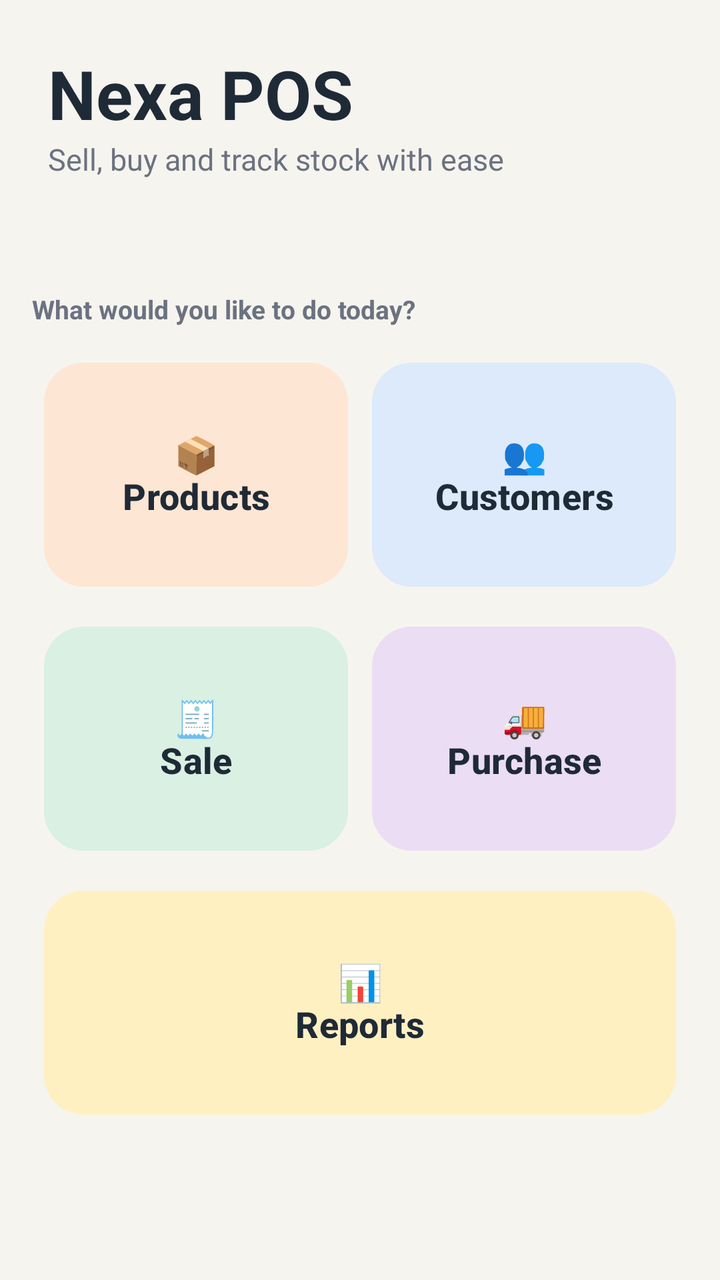
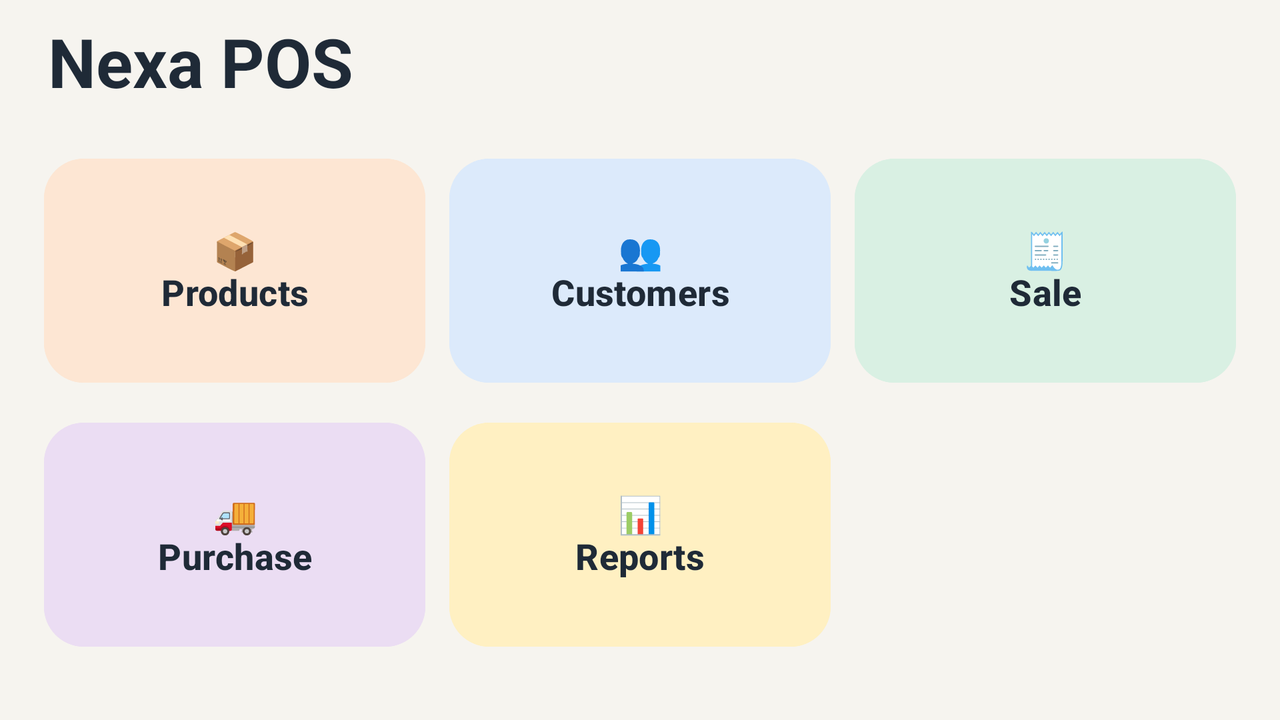

First picture: res/layout/ on a phone held upright. Second picture: the repository's own variant of that layout, on a device whose configuration matches the variant's folder. Source for both follows.
<!-- AndroidManifest.xml: application theme Theme.NexaPos -->
<!-- res/layout/activity_main.xml -->
<?xml version="1.0" encoding="utf-8"?>
<LinearLayout xmlns:android="http://schemas.android.com/apk/res/android"
    android:id="@+id/main"
    android:layout_width="match_parent"
    android:layout_height="match_parent"
    android:background="@color/nexa_bg"
    android:fitsSystemWindows="true"
    android:orientation="vertical">

    <LinearLayout
        android:layout_width="match_parent"
        android:layout_height="wrap_content"
        android:orientation="vertical"
        android:padding="@dimen/space_l">

        <TextView
            style="@style/NexaTitle"
            android:layout_width="wrap_content"
            android:layout_height="wrap_content"
            android:text="@string/app_name" />

        <TextView
            style="@style/NexaSubtitle"
            android:layout_width="wrap_content"
            android:layout_height="wrap_content"
            android:text="@string/tagline" />
    </LinearLayout>

    <ScrollView
        android:layout_width="match_parent"
        android:layout_height="match_parent">

        <LinearLayout
            android:layout_width="match_parent"
            android:layout_height="wrap_content"
            android:orientation="vertical"
            android:padding="@dimen/space_m">

            <TextView
                style="@style/NexaLabel"
                android:layout_width="wrap_content"
                android:layout_height="wrap_content"
                android:text="@string/dashboard_hint" />

            <GridLayout
                android:layout_width="match_parent"
                android:layout_height="wrap_content"
                android:layout_marginTop="@dimen/space_s"
                android:columnCount="2">

                <Button
                    android:id="@+id/btnProducts"
                    style="@style/NexaTile"
                    android:layout_width="0dp"
                    android:layout_height="wrap_content"
                    android:layout_columnWeight="1"
                    android:layout_margin="@dimen/tile_margin"
                    android:backgroundTint="@color/tile_peach"
                    android:text="@string/tile_products" />

                <Button
                    android:id="@+id/btnCustomers"
                    style="@style/NexaTile"
                    android:layout_width="0dp"
                    android:layout_height="wrap_content"
                    android:layout_columnWeight="1"
                    android:layout_margin="@dimen/tile_margin"
                    android:backgroundTint="@color/tile_sky"
                    android:text="@string/tile_customers" />

                <Button
                    android:id="@+id/btnSale"
                    style="@style/NexaTile"
                    android:layout_width="0dp"
                    android:layout_height="wrap_content"
                    android:layout_columnWeight="1"
                    android:layout_margin="@dimen/tile_margin"
                    android:backgroundTint="@color/tile_mint"
                    android:text="@string/tile_sale" />

                <Button
                    android:id="@+id/btnPurchase"
                    style="@style/NexaTile"
                    android:layout_width="0dp"
                    android:layout_height="wrap_content"
                    android:layout_columnWeight="1"
                    android:layout_margin="@dimen/tile_margin"
                    android:backgroundTint="@color/tile_lilac"
                    android:text="@string/tile_purchase" />

                <Button
                    android:id="@+id/btnReports"
                    style="@style/NexaTile"
                    android:layout_width="0dp"
                    android:layout_height="wrap_content"
                    android:layout_columnSpan="2"
                    android:layout_columnWeight="1"
                    android:layout_gravity="fill_horizontal"
                    android:layout_margin="@dimen/tile_margin"
                    android:backgroundTint="@color/tile_butter"
                    android:text="@string/tile_reports" />
            </GridLayout>
        </LinearLayout>
    </ScrollView>
</LinearLayout>
<!-- resources referenced by this layout -->
<resources>
  <color name="nexa_bg">#F6F4EF</color>
  <color name="tile_butter">#FFF0C2</color>
  <color name="tile_lilac">#EBDDF3</color>
  <color name="tile_mint">#D9F0E3</color>
  <color name="tile_peach">#FDE6D3</color>
  <color name="tile_sky">#DCEAFB</color>
  <dimen name="space_l">24dp</dimen>
  <dimen name="space_m">16dp</dimen>
  <dimen name="space_s">8dp</dimen>
  <dimen name="tile_margin">6dp</dimen>
  <string name="app_name">Nexa POS</string>
  <string name="dashboard_hint">What would you like to do today?</string>
  <string name="tagline">Sell, buy and track stock with ease</string>
  <string name="tile_customers">👥\nCustomers</string>
  <string name="tile_products">📦\nProducts</string>
  <string name="tile_purchase">🚚\nPurchase</string>
  <string name="tile_reports">📊\nReports</string>
  <string name="tile_sale">🧾\nSale</string>
  <style name="NexaLabel">
          <item name="android:textColor">@color/nexa_muted</item>
          <item name="android:textSize">@dimen/text_label</item>
          <item name="android:textStyle">bold</item>
          <item name="android:paddingTop">@dimen/space_m</item>
      </style>
  <style name="NexaSubtitle">
          <item name="android:textColor">@color/nexa_muted</item>
          <item name="android:textSize">15sp</item>
      </style>
  <style name="NexaTile" parent="NexaButton">
          <item name="android:textColor">@color/nexa_ink</item>
          <item name="android:textSize">18sp</item>
          <item name="android:minHeight">@dimen/tile_height</item>
          <item name="cornerRadius">20dp</item>
      </style>
  <style name="NexaTitle">
          <item name="android:textColor">@color/nexa_ink</item>
          <item name="android:textSize">@dimen/text_title</item>
          <item name="android:textStyle">bold</item>
      </style>
  <style name="Theme.NexaPos" parent="Theme.Material3.Light.NoActionBar">
          <item name="colorPrimary">@color/nexa_accent</item>
          <item name="colorOnPrimary">@color/white</item>
          <item name="colorPrimaryContainer">@color/nexa_accent_soft</item>
          <item name="colorSecondary">@color/nexa_accent</item>
          <item name="android:statusBarColor">@color/nexa_bg</item>
          <item name="android:navigationBarColor">@color/nexa_bg</item>
          <item name="android:windowLightStatusBar">true</item>
          <item name="android:windowLightNavigationBar">true</item>
      </style>
  <color name="nexa_muted">#6B7280</color>
  <dimen name="text_label">13sp</dimen>
  <style name="NexaButton">
          <item name="android:backgroundTint">@color/nexa_accent</item>
          <item name="android:textColor">@color/white</item>
          <item name="android:textSize">@dimen/text_body</item>
          <item name="android:textStyle">bold</item>
          <item name="android:textAllCaps">false</item>
          <item name="android:padding">@dimen/btn_pad</item>
          <item name="cornerRadius">@dimen/radius</item>
      </style>
  <color name="nexa_ink">#1F2A37</color>
  <dimen name="tile_height">120dp</dimen>
  <dimen name="text_title">34sp</dimen>
  <color name="nexa_accent">#0F766E</color>
  <color name="white">#FFFFFFFF</color>
  <color name="nexa_accent_soft">#D5EDE8</color>
  <dimen name="text_body">16sp</dimen>
  <dimen name="btn_pad">14dp</dimen>
  <dimen name="radius">16dp</dimen>
</resources>
<!-- res/layout-land/activity_main.xml (the repository's variant of the layout above) -->
<!-- drawn on the phone turned sideways -->
<?xml version="1.0" encoding="utf-8"?>
<LinearLayout xmlns:android="http://schemas.android.com/apk/res/android"
    android:id="@+id/main"
    android:layout_width="match_parent"
    android:layout_height="match_parent"
    android:background="@color/nexa_bg"
    android:fitsSystemWindows="true"
    android:orientation="vertical">

    <LinearLayout
        android:layout_width="match_parent"
        android:layout_height="wrap_content"
        android:orientation="vertical"
        android:paddingStart="@dimen/space_l"
        android:paddingTop="@dimen/space_s"
        android:paddingEnd="@dimen/space_l">

        <TextView
            style="@style/NexaTitle"
            android:layout_width="wrap_content"
            android:layout_height="wrap_content"
            android:text="@string/app_name" />
    </LinearLayout>

    <ScrollView
        android:layout_width="match_parent"
        android:layout_height="match_parent">

        <GridLayout
            android:layout_width="match_parent"
            android:layout_height="wrap_content"
            android:columnCount="3"
            android:padding="@dimen/space_m">

            <Button
                android:id="@+id/btnProducts"
                style="@style/NexaTile"
                android:layout_width="0dp"
                android:layout_height="wrap_content"
                android:layout_columnWeight="1"
                android:layout_margin="@dimen/tile_margin"
                android:backgroundTint="@color/tile_peach"
                android:text="@string/tile_products" />

            <Button
                android:id="@+id/btnCustomers"
                style="@style/NexaTile"
                android:layout_width="0dp"
                android:layout_height="wrap_content"
                android:layout_columnWeight="1"
                android:layout_margin="@dimen/tile_margin"
                android:backgroundTint="@color/tile_sky"
                android:text="@string/tile_customers" />

            <Button
                android:id="@+id/btnSale"
                style="@style/NexaTile"
                android:layout_width="0dp"
                android:layout_height="wrap_content"
                android:layout_columnWeight="1"
                android:layout_margin="@dimen/tile_margin"
                android:backgroundTint="@color/tile_mint"
                android:text="@string/tile_sale" />

            <Button
                android:id="@+id/btnPurchase"
                style="@style/NexaTile"
                android:layout_width="0dp"
                android:layout_height="wrap_content"
                android:layout_columnWeight="1"
                android:layout_margin="@dimen/tile_margin"
                android:backgroundTint="@color/tile_lilac"
                android:text="@string/tile_purchase" />

            <Button
                android:id="@+id/btnReports"
                style="@style/NexaTile"
                android:layout_width="0dp"
                android:layout_height="wrap_content"
                android:layout_columnWeight="1"
                android:layout_margin="@dimen/tile_margin"
                android:backgroundTint="@color/tile_butter"
                android:text="@string/tile_reports" />
        </GridLayout>
    </ScrollView>
</LinearLayout>
<!-- resources referenced by the variant -->
<!-- as the phone turned sideways resolves them -->
<resources>
  <color name="nexa_bg">#F6F4EF</color>
  <color name="tile_butter">#FFF0C2</color>
  <color name="tile_lilac">#EBDDF3</color>
  <color name="tile_mint">#D9F0E3</color>
  <color name="tile_peach">#FDE6D3</color>
  <color name="tile_sky">#DCEAFB</color>
  <dimen name="space_l">24dp</dimen>
  <dimen name="space_m">16dp</dimen>
  <dimen name="space_s">8dp</dimen>
  <dimen name="tile_margin">6dp</dimen>
  <string name="app_name">Nexa POS</string>
  <string name="tile_customers">👥\nCustomers</string>
  <string name="tile_products">📦\nProducts</string>
  <string name="tile_purchase">🚚\nPurchase</string>
  <string name="tile_reports">📊\nReports</string>
  <string name="tile_sale">🧾\nSale</string>
  <style name="NexaTile" parent="NexaButton">
          <item name="android:textColor">@color/nexa_ink</item>
          <item name="android:textSize">18sp</item>
          <item name="android:minHeight">@dimen/tile_height</item>
          <item name="cornerRadius">20dp</item>
      </style>
  <style name="NexaTitle">
          <item name="android:textColor">@color/nexa_ink</item>
          <item name="android:textSize">@dimen/text_title</item>
          <item name="android:textStyle">bold</item>
      </style>
  <style name="Theme.NexaPos" parent="Theme.Material3.Light.NoActionBar">
          <item name="colorPrimary">@color/nexa_accent</item>
          <item name="colorOnPrimary">@color/white</item>
          <item name="colorPrimaryContainer">@color/nexa_accent_soft</item>
          <item name="colorSecondary">@color/nexa_accent</item>
          <item name="android:statusBarColor">@color/nexa_bg</item>
          <item name="android:navigationBarColor">@color/nexa_bg</item>
          <item name="android:windowLightStatusBar">true</item>
          <item name="android:windowLightNavigationBar">true</item>
      </style>
  <style name="NexaButton">
          <item name="android:backgroundTint">@color/nexa_accent</item>
          <item name="android:textColor">@color/white</item>
          <item name="android:textSize">@dimen/text_body</item>
          <item name="android:textStyle">bold</item>
          <item name="android:textAllCaps">false</item>
          <item name="android:padding">@dimen/btn_pad</item>
          <item name="cornerRadius">@dimen/radius</item>
      </style>
  <color name="nexa_ink">#1F2A37</color>
  <dimen name="tile_height">120dp</dimen>
  <dimen name="text_title">34sp</dimen>
  <color name="nexa_accent">#0F766E</color>
  <color name="white">#FFFFFFFF</color>
  <color name="nexa_accent_soft">#D5EDE8</color>
  <dimen name="text_body">16sp</dimen>
  <dimen name="btn_pad">14dp</dimen>
  <dimen name="radius">16dp</dimen>
</resources>
